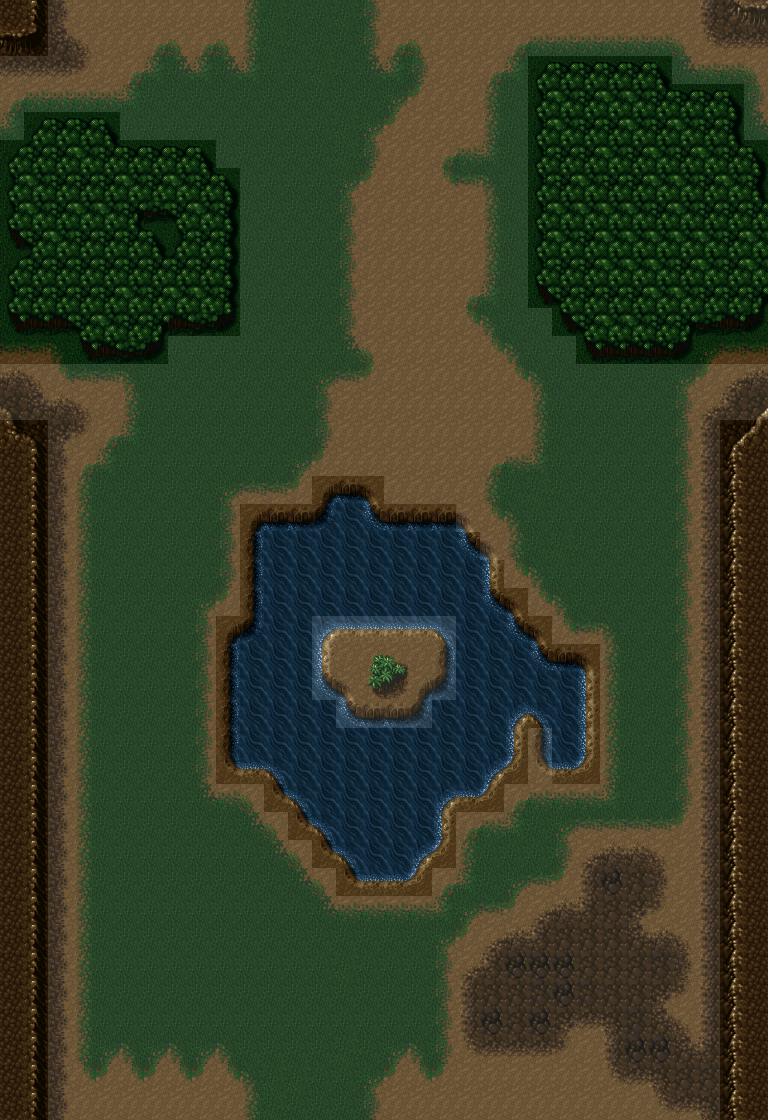

The image is a tile-based game level rendered from a .tmx file. Its description and source (layers, tilesets, objects; grid data summarised) follow:
An orthogonal 32x40 tile map with 24x28 px tiles, 2 tile layers (Background, Meta), 2 tilesets and 1 object (Player).

<map version="1.0" orientation="orthogonal" width="32" height="40" tilewidth="24" tileheight="28">
 <tileset firstgid="1" name="Terrain" tilewidth="24" tileheight="28">
  <image source="terrain.png" trans="bddcc3" width="1200" height="1708" />
  <terraintypes>
   <terrain name="grass" tile="-1" />
   <terrain name="grass-dirt" tile="-1" />
   <terrain name="grass-tree" tile="-1" />
   <terrain name="grass-rock" tile="-1" />
   <terrain name="grass-cliff" tile="-1" />
   <terrain name="grass-water" tile="-1" />
   <terrain name="grass-deepwater" tile="-1" />
  </terraintypes>
  <tile id="30" terrain="5,5,5,1" />
  <tile id="31" terrain="5,5,1,1" />
  <tile id="32" terrain="5,5,1,5" />
  <tile id="33" terrain="5,1,1,1" />
  <tile id="34" terrain="1,5,1,1" />
  <tile id="35" terrain="5,5,5,6" />
  <tile id="36" terrain="5,5,6,6" />
  <tile id="37" terrain="5,5,6,5" />
  <tile id="38" terrain="6,6,6,6" />
  <tile id="39" terrain="6,6,6,6" />
  <tile id="40" terrain="3,3,3,1" />
  <tile id="41" terrain="3,3,1,1" />
  <tile id="42" terrain="3,3,1,3" />
  <tile id="43" terrain="3,1,1,1" />
  <tile id="44" terrain="1,3,1,1" />
  <tile id="80" terrain="5,1,5,1" />
  <tile id="81" terrain="1,1,1,1" />
  <tile id="82" terrain="1,5,1,5" />
  <tile id="83" terrain="1,1,5,1" />
  <tile id="84" terrain="1,1,1,5" />
  <tile id="85" terrain="5,6,5,6" />
  <tile id="86" terrain="6,6,6,6" />
  <tile id="87" terrain="6,5,6,5" />
  <tile id="88" terrain="6,6,6,6" />
  <tile id="89" terrain="6,6,6,6" />
  <tile id="90" terrain="3,1,3,1" />
  <tile id="91" terrain="1,1,1,1" />
  <tile id="92" terrain="1,3,1,3" />
  <tile id="93" terrain="1,1,3,1" />
  <tile id="94" terrain="1,1,1,3" />
  <tile id="130" terrain="5,1,5,5" />
  <tile id="131" terrain="1,1,5,5" />
  <tile id="132" terrain="1,5,5,5" />
  <tile id="134" terrain="5,5,5,5" />
  <tile id="135" terrain="5,6,5,5" />
  <tile id="136" terrain="6,6,5,5" />
  <tile id="137" terrain="6,5,5,5" />
  <tile id="140" terrain="3,1,3,3" />
  <tile id="141" terrain="1,1,3,3" />
  <tile id="142" terrain="1,3,3,3" />
  <tile id="190" terrain="0,0,0,1" />
  <tile id="191" terrain="0,0,1,1" />
  <tile id="192" terrain="0,0,1,0" />
  <tile id="193" terrain="0,0,0,0" />
  <tile id="194" terrain="0,0,0,0" />
  <tile id="240" terrain="0,1,0,1" />
  <tile id="241" terrain="1,1,1,1" />
  <tile id="242" terrain="1,0,1,0" />
  <tile id="243" terrain="0,1,1,1" />
  <tile id="244" terrain="1,0,1,1" />
  <tile id="290" terrain="0,1,0,0" />
  <tile id="291" terrain="1,1,0,0" />
  <tile id="292" terrain="1,0,0,0" />
  <tile id="293" terrain="1,1,0,1" />
  <tile id="294" terrain="1,1,1,0" />
  <tile id="340" terrain="3,4,4,4" />
  <tile id="341" terrain="4,3,4,4" />
  <tile id="342" terrain="3,3,3,4" />
  <tile id="343" terrain="3,3,4,4" />
  <tile id="344" terrain="3,3,4,3" />
  <tile id="345" terrain="3,3,3,3" />
  <tile id="390" terrain="4,4,3,4" />
  <tile id="391" terrain="4,4,4,3" />
  <tile id="392" terrain="3,4,3,4" />
  <tile id="393" terrain="4,4,4,4" />
  <tile id="394" terrain="4,3,4,3" />
  <tile id="395" terrain="3,3,3,3" />
  <tile id="440" terrain="3,3,3,3" />
  <tile id="442" terrain="3,4,3,3" />
  <tile id="443" terrain="4,4,3,3" />
  <tile id="444" terrain="4,3,3,3" />
  <tile id="895" terrain="0,0,0,2" />
  <tile id="896" terrain="0,0,2,2" />
  <tile id="897" terrain="0,0,2,0" />
  <tile id="898" terrain="0,2,2,2" />
  <tile id="899" terrain="2,0,2,2" />
  <tile id="945" terrain="0,2,0,2" />
  <tile id="946" terrain="2,2,2,2" />
  <tile id="947" terrain="2,0,2,0" />
  <tile id="948" terrain="2,2,0,2" />
  <tile id="949" terrain="2,2,2,0" />
  <tile id="995" terrain="0,2,0,0" />
  <tile id="996" terrain="2,2,0,0" />
  <tile id="997" terrain="2,0,0,0" />
  <tile id="998" terrain="2,2,0,0" />
  <tile id="999" terrain="2,2,2,2" />
 </tileset>
 <tileset firstgid="3051" name="Mask" tilewidth="24" tileheight="28">
  <image source="tiles.png" trans="bddcc3" width="96" height="28" />
  <tile id="0">
   <properties>
    <property name="type" value="open" />
   </properties>
  </tile>
  <tile id="1">
   <properties>
    <property name="type" value="block" />
   </properties>
  </tile>
  <tile id="2">
   <properties>
    <property name="type" value="water" />
   </properties>
  </tile>
 </tileset>
 <layer name="Background" width="32" height="40">
  <data>[1280 cells, 1280 non-empty, 74 distinct tile ids]</data>
 </layer>
 <objectgroup name="Objects" width="32" height="40">
  <object name="Player" x="392" y="547" />
 </objectgroup>
 <layer name="Meta" width="32" height="40" opacity="0.11">
  <data>[1280 cells, 1280 non-empty, 2 distinct tile ids]</data>
 </layer>
</map>